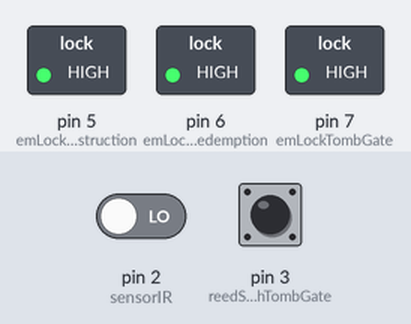
A sketch run on a simulated Arduino Uno, built with avr-gcc and run on an emulated ATmega328P. Parts: switched loads named in the sketch (green lamp = pin HIGH). The test bench sets the inputs (shaded band); at power-on: pin 2 (sensorIR) LOW, pin 3 (reedSwitchTombGate) HIGH. Pins used as bus, display or sensor lines are not drawn; what the sketch prints to the serial monitor is not drawn.

Above: at 1.2 s.
1.3 s: pin 2 (sensorIR) driven HIGH
At 2.7 s:
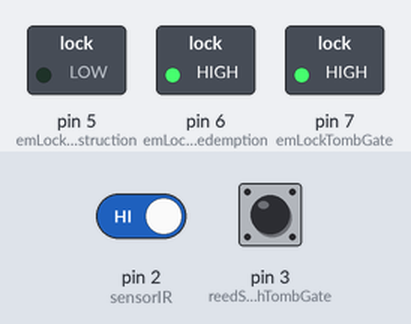
3.5 s: pin 3 (reedSwitchTombGate) pulled LOW for 0.15 s
At 4.2 s:
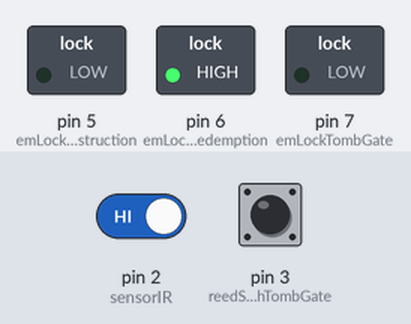
7.4 s: pin 3 (reedSwitchTombGate) pulled LOW for 1 s
At 9.9 s:
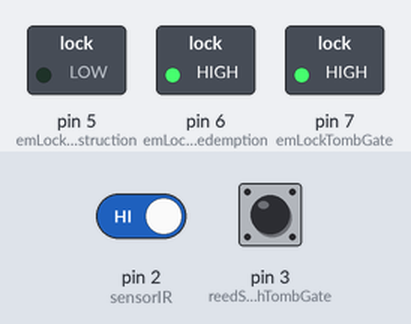
10.6 s: pin 3 (reedSwitchTombGate) pulled LOW for 3.2 s
At 12.0 s:
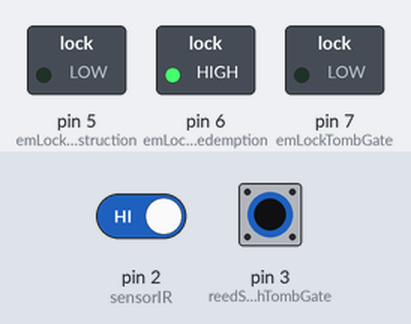
Timing chart, 0 to 16.1 s (numbered marks = the images above; inputs shaded):
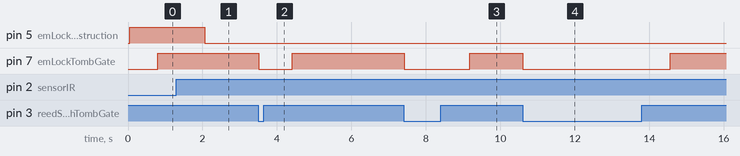

Measured:
- after the input at 1.3 s, pin 5 (emLockDestruction): HIGH → LOW after 0.76 s
- after the input at 3.5 s, pin 7 (emLockTombGate): HIGH → LOW at once, → HIGH 0.90 s later
- after the input at 7.4 s, pin 7 (emLockTombGate): HIGH → LOW at once, → HIGH 1.8 s later
- after the input at 10.6 s, pin 7 (emLockTombGate): HIGH → LOW at once, → HIGH 4.0 s later

The sketch:

Ancient_Tomb.ino
```cpp
/******************************************
  Title: Ancient Tomb
  Studio: Wakaka KocmocA & 0escape
  Author: By iLYuSha Wakaka KocmocA
  2016/09/10
*******************************************/
#include <SPI.h>//include the SPI bus library
#include <MFRC522.h>//include the RFID reader library

#define SS_PIN 10  //slave select pin
#define RST_PIN 9  //reset pin
MFRC522 mfrc522(SS_PIN, RST_PIN);        // instatiate a MFRC522 reader object.
MFRC522::MIFARE_Key key;//create a MIFARE_Key struct named 'key', which will hold the card information

#define SHOW_TAG_ID
/* Constant for Redemption Slate Tag ID */
const int tagRedemption[4] = {81,136,167,213}; // 5188A7D5
const int tagTombGate[4] = {117,28,160,9}; // 751CA09
/* Input */
const int sensorIR = 2;
const int reedSwitchTombGate = 3;
/* Input Variable */
int digitalIR = 0;
int digitalTombGate = 0;
/* Retained Variable */
int valueIR = 0;
int valueTombGate = 0;
/* Output */
const int emLockDestruction = 5;
const int emLockRedemption = 6;
const int emLockTombGate = 7;
/* Variable */
int escape = 0;

void setup()
{
    Serial.begin(9600);        // Initialize serial communications with the PC
    SPI.begin();               // Init SPI bus
    mfrc522.PCD_Init();        // Init MFRC522 card (in case you wonder what PCD means: proximity coupling device)
    //Serial.println("Scan a MIFARE Classic card");
    for (byte i = 0; i < 6; i++)
    {
      key.keyByte[i] = 0xFF;//keyByte is defined in the "MIFARE_Key" 'struct' definition in the .h file of the library
    }

  pinMode(sensorIR,INPUT); // IR will feedback 3.7 Volts
  pinMode(reedSwitchTombGate,INPUT_PULLUP);
  pinMode(emLockDestruction,OUTPUT);
  pinMode(emLockRedemption,OUTPUT);
  pinMode(emLockTombGate,OUTPUT);
  digitalWrite(emLockDestruction, HIGH);
  digitalWrite(emLockRedemption, HIGH);
  digitalWrite(emLockTombGate, LOW);
  Serial.println("Ancient Tomb 2016/09/10 iLYuSha Wakaka KocmocA");
}

int block=2;//this is the block number we will write into and then read. Do not write into 'sector trailer' block, since this can make the block unusable.

byte blockcontent[16] = {"makecourse_____"};//an array with 16 bytes to be written into one of the 64 card blocks is defined
byte readbackblock[18];//This array is used for reading out a block. The MIFARE_Read method requires a buffer that is at least 18 bytes to hold the 16 bytes of a block.

void ShowTagID()
{
  #ifdef SHOW_TAG_ID
  Serial.print("Tag ID: ");
  Serial.print(mfrc522.uid.uidByte[0]);
  Serial.print(" , ");
  Serial.print(mfrc522.uid.uidByte[1]);
  Serial.print(" , ");
  Serial.print(mfrc522.uid.uidByte[2]);
  Serial.print(" , ");
  Serial.println(mfrc522.uid.uidByte[3]);
  #endif
}
void loop()
{
  digitalIR = digitalRead(sensorIR);
  digitalTombGate = digitalRead(reedSwitchTombGate);
  digitalIR == 1 ? valueIR++ : valueIR=0;
  digitalTombGate == 1 ? valueTombGate++ : valueTombGate=0;

  /* Traitor Mission */
  if(valueTombGate > 30)
  {
      digitalWrite(emLockTombGate, HIGH);
      if(valueIR > 30)
        digitalWrite(emLockDestruction, LOW);
  }
  else
      digitalWrite(emLockTombGate, LOW);

  if(escape == -1)
  {
    ShowTagID();
    /* Redeemer Mission*/
    if(mfrc522.uid.uidByte[0] == tagRedemption[0] && mfrc522.uid.uidByte[1] == tagRedemption[1] && mfrc522.uid.uidByte[2] == tagRedemption[2] && mfrc522.uid.uidByte[3] == tagRedemption[3])
    {
      digitalWrite(emLockRedemption, LOW);
      Serial.print("Redeemer Bingo ");
      ShowTagID();
      Serial.println("");
    }
    else if(mfrc522.uid.uidByte[0] == tagTombGate[0] && mfrc522.uid.uidByte[1] == tagTombGate[1] && mfrc522.uid.uidByte[2] == tagTombGate[2] && mfrc522.uid.uidByte[3] == tagTombGate[3])
    {
      digitalWrite(emLockTombGate, LOW);
      Serial.print("TombGate Bingo ");
      ShowTagID();
      Serial.println("");
    }
  }

        /*****************************************establishing contact with a tag/card**********************************************************************/

    // Look for new cards (in case you wonder what PICC means: proximity integrated circuit card)
  if ( ! mfrc522.PICC_IsNewCardPresent()) {//if PICC_IsNewCardPresent returns 1, a new card has been found and we continue
    escape++;
    return;//if it did not find a new card is returns a '0' and we return to the start of the loop
  }
  escape = -1;

  // Select one of the cards
  if ( ! mfrc522.PICC_ReadCardSerial()) {//if PICC_ReadCardSerial returns 1, the "uid" struct (see MFRC522.h lines 238-45)) contains the ID of the read card.
    return;//if it returns a '0' something went wrong and we return to the start of the loop
  }
         /*****************************************writing and reading a block on the card**********************************************************************/

  Serial.print("uid:");
  for(int i=0;i<mfrc522.uid.size;i++)
  {
    Serial.print(mfrc522.uid.uidByte[i],HEX);
  }
  Serial.println("");
}
```
